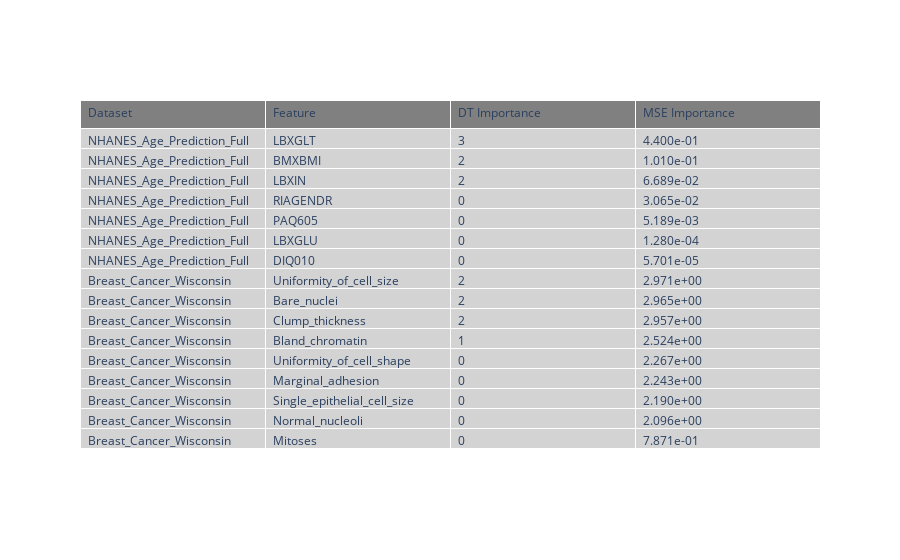

Write notebook code for a chart like this one.
### Markdown cell above
- Initiatially we will use a simpler method for calculating feature importance. We will simply count up the number of used nodes that use a feature to split. We will then use this count as the feature importance.

### Code cell
# we will use a simpler way to measure 
def get_feature_importance(dt):

  # traverse the node structure from the root, and keep track of the number of times
  # each feature is used in a split

  feature_counts = {}

  def traverse(node):
    if node.left is None and node.right is None:
      return
    if node.split_feature in feature_counts:
      feature_counts[node.split_feature] += 1
    else:
      feature_counts[node.split_feature] = 1
    traverse(node.left)
    traverse(node.right)
  traverse(dt.root)

  # convert the counts into a data frame
  # make sure to input 0 for features that were not used
  for feature in dt.X.columns:
    if feature not in feature_counts:
      feature_counts[feature] = 0
  feature_counts = pd.DataFrame(feature_counts.items(), columns=['Feature', 'Count'])
  # sort the data frame by the count
  feature_counts = feature_counts.sort_values(by='Count', ascending=False)
  return feature_counts


# load the datasets again, without dropping any features
national_health_and_nutrition_health_survey_2013_2014_nhanes_age_prediction_subset = fetch_ucirepo(id=887) 
dataset_1_full = national_health_and_nutrition_health_survey_2013_2014_nhanes_age_prediction_subset.data

dataset_1_full.name = 'NHANES_Age_Prediction_Full'
DATA_SET_1_FULL_NAME = dataset_1_full.name

# # DATASET 2: Breast Cancer Wisconsin
breast_cancer_wisconsin_original = fetch_ucirepo(id=15) 
dataset_2 = breast_cancer_wisconsin_original.data

dataset_2.name = 'Breast_Cancer_Wisconsin'
DATA_SET_2_NAME = dataset_2.name

# clean, and normalize the data
def clean_and_normalize_data(D):
  # drop rows with missing values
  D = clean(D)
  D = normalize(D)
  return D

dataset_1_full = clean_and_normalize_data(dataset_1_full)
dataset_2_full = clean_and_normalize_data(dataset_2)


def experiment5_a(D, test_split=0.2, k=3, max_depth=3, min_leaf_instance=1):
  X_t, Y_t, X_e, Y_e = train_test_split(D, test_split)


  dt = DT(max_depth=max_depth, min_leaf_instance=min_leaf_instance)
  dt.fit(X_t, Y_t)

  feature_counts = get_feature_importance(dt)

  return feature_counts

print('Feature Importance using Decision Tree')
exp5a_feature_counts_d1 = experiment5_a(dataset_1_full)
exp5a_feature_counts_d2 = experiment5_a(dataset_2_full)
print(exp5a_feature_counts_d1)
print(exp5a_feature_counts_d2)

# for comparison we will print the feature importance using mean squared error from before
print('Feature Importance using Mean Squared Error')
exp5a_msr_d1 = feature_ranking(dataset_1_full)
exp5a_msr_d2 = feature_ranking(dataset_2_full)
print(exp5a_msr_d1)
print(exp5a_msr_d2)




# put all the data into on data frame
# cols:  Dataset, Feature, DT Importance, MSE 
# rows: 1 row for each feature, for each dataset

# check they are all the same length

dataset_col = [DATA_SET_1_FULL_NAME] * len(exp5a_feature_counts_d1) + [DATA_SET_2_NAME] * len(exp5a_feature_counts_d2)
feature_col = list(exp5a_feature_counts_d1['Feature']) + list(exp5a_feature_counts_d2['Feature'])
dt_importance_col = list(exp5a_feature_counts_d1['Count']) + list(exp5a_feature_counts_d2['Count'])
mse_importance_col = list(exp5a_msr_d1['Value']) + list(exp5a_msr_d2['Value'])

print(dataset_col)
print(feature_col)
print(dt_importance_col)
print(mse_importance_col)



exp_5_df = pd.DataFrame({
  'Dataset': dataset_col,
  'Feature': feature_col,
  'DT Importance': dt_importance_col,
  'MSE Importance': mse_importance_col
})

print(exp_5_df)

# display the data frame
exp5_table = create_table_graph(exp_5_df)
exp5_table.show()

### Figure 1 — Plotly figure (JSON) as saved in the notebook; plotly's stock layout.template omitted (floating-point values rounded to 4 significant figures)
{"data": [{"cells": {"align": "left", "fill": {"color": "lightgray"}, "values": [["NHANES_Age_Prediction_Full", "NHANES_Age_Prediction_Full", "NHANES_Age_Prediction_Full", "NHANES_Age_Prediction_Full", "NHANES_Age_Prediction_Full", "NHANES_Age_Prediction_Full", "NHANES_Age_Prediction_Full", "Breast_Cancer_Wisconsin", "Breast_Cancer_Wisconsin", "Breast_Cancer_Wisconsin", "Breast_Cancer_Wisconsin", "Breast_Cancer_Wisconsin", "Breast_Cancer_Wisconsin", "Breast_Cancer_Wisconsin", "Breast_Cancer_Wisconsin", "Breast_Cancer_Wisconsin"], ["LBXGLT", "BMXBMI", "LBXIN", "RIAGENDR", "PAQ605", "LBXGLU", "DIQ010", "Uniformity_of_cell_size", "Bare_nuclei", "Clump_thickness", "Bland_chromatin", "Uniformity_of_cell_shape", "Marginal_adhesion", "Single_epithelial_cell_size", "Normal_nucleoli", "Mitoses"], [3, 2, 2, 0, 0, 0, 0, 2, 2, 2, 1, 0, 0, 0, 0, 0], ["4.400e-01", "1.010e-01", "6.689e-02", "3.065e-02", "5.189e-03", "1.280e-04", "5.701e-05", "2.971e+00", "2.965e+00", "2.957e+00", "2.524e+00", "2.267e+00", "2.243e+00", "2.190e+00", "2.096e+00", "7.871e-01"]]}, "header": {"align": "left", "fill": {"color": "gray"}, "values": ["Dataset", "Feature", "DT Importance", "MSE Importance"]}, "type": "table"}], "layout": {}}
